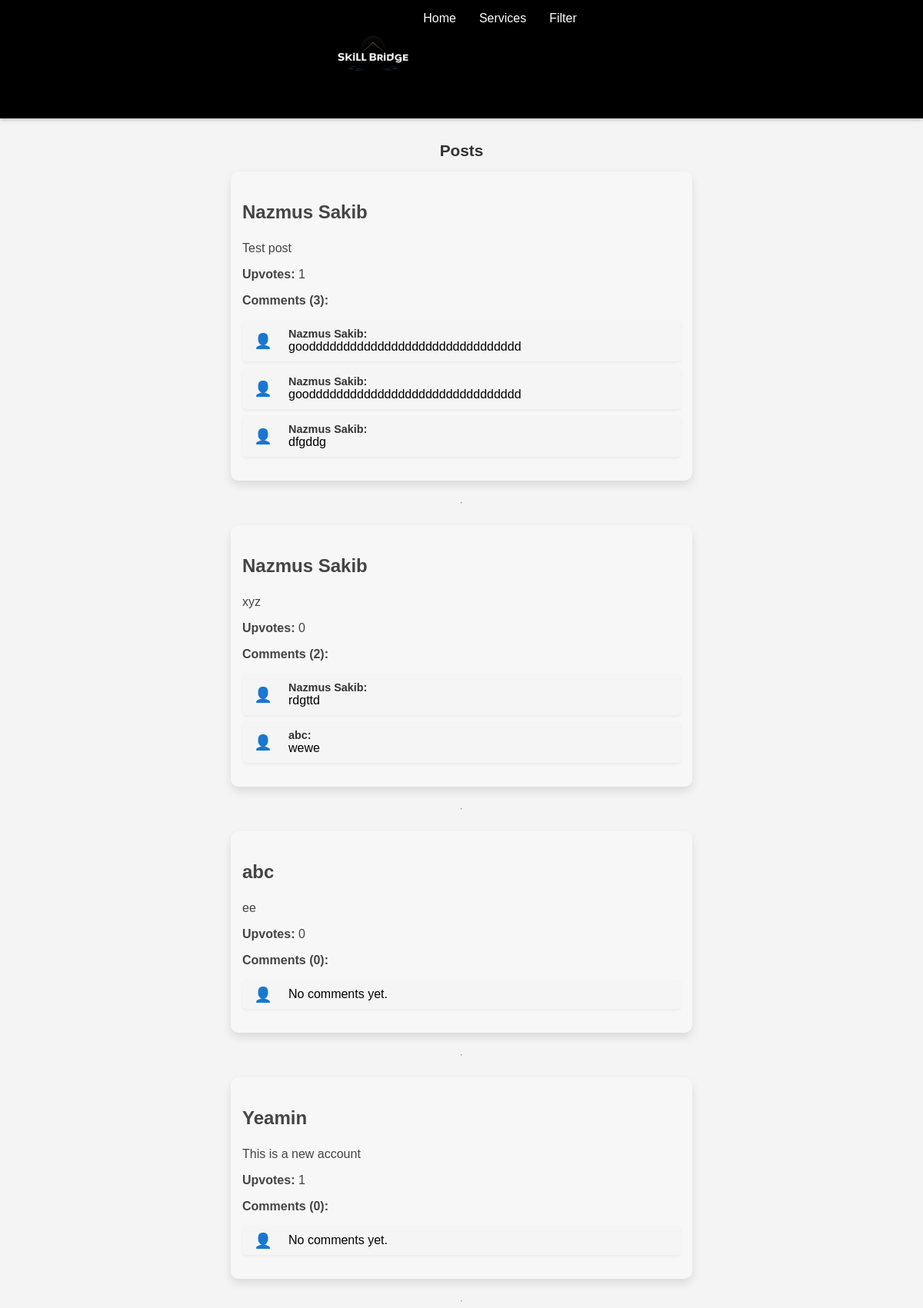
Before: /community/ with the older database file.
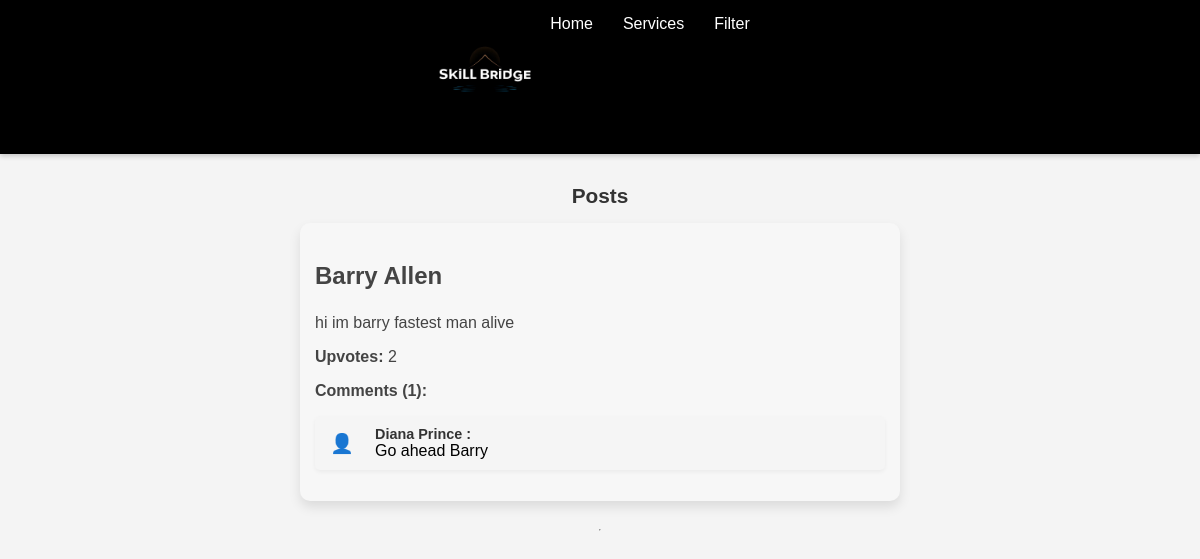
After: the same page with the newer database file.
### community/models.py (models this page shows, shortened)
class Post(models.Model):
    user = models.ForeignKey(User, on_delete=models.CASCADE)
    post = models.TextField()
    num_comments = models.IntegerField(default=0)
    num_upvotes = models.IntegerField(default=0)

class Comment(models.Model):
    user = models.ForeignKey(User, on_delete=models.CASCADE)
    post = models.ForeignKey(Post, on_delete=models.CASCADE, related_name='comments')
    comment = models.TextField()

### community/views.py (the view, shortened to what this page needs)
# urls.py: path('community/', views.posts_with_comments, name='community'),
def posts_with_comments(request):
    posts = Post.objects.all().prefetch_related('comments')
    upvoted_posts = set()
    context = {
        'posts': posts,
        'upvoted_posts': upvoted_posts,
        'comment_form': CommentForm() if request.user.is_authenticated else None,
    }
    return render(request, 'community.html', context)

### templates/community.html (shortened to what this page needs)
{% load static %}
<!DOCTYPE html>
<html lang="en">
<head>
</head>
<body>
    <nav>
        <div class="header">
            <img src="{% static 'media/mainlogo.jpg' %}" alt="SKILL Logo">
        </div>
        <ul>
            <li><a href="{% url 'index' %}">Home</a></li>
            <li><a href="{% url 'services_page' %}">Services</a></li>
            <li><a href="{% url 'filter_skills' %}">Filter</a></li>
        </ul>
    </nav>
    <div class="posts-section">
        <h2>Posts</h2>
        <div class="posts-grid">
        {% for post in posts %}
        <div class="post-card">
            <h3>{{ post.user.username }}</h3>
            <p>{{ post.post }}</p>
            <p><strong>Upvotes:</strong> <span id="upvotes-{{ post.id }}">{{ post.num_upvotes }}</span></p>
            <p><strong>Comments ({{ post.num_comments }}):</strong></p>
            <ul class="comment-list">
                {% for comment in post.comments.all %}
                    <li><strong>{{ comment.user.username }}:</strong> {{ comment.comment }}</li>
                {% empty %}
                    <li>No comments yet.</li>
                {% endfor %}
            </ul>
        </div>
        <hr>
        {% endfor %}
        </div>
    </div>
</body>
</html>

### templates/community.html (style rules this page uses)
body { font-family: 'Montserrat', sans-serif; margin: 0; padding: 0; background-color: #f4f4f4; overflow-x: hidden; }
.header { background-color: #000000; padding: 10px 0; color: white; }
nav { background-color: #000000; padding: 15px 30px; box-shadow: 0px 2px 5px rgba(0, 0, 0, 0.2); display: flex; justify-content: center; position: sticky; top: 0; z-index: 10; }
nav ul { list-style: none; display: flex; margin: 0; padding: 0; }
nav ul li a { text-decoration: none; color: #ffffff; padding: 10px 15px; font-size: 16px; font-weight: 500; position: relative; transition: color 0.3s; }
nav ul li a::after { content: ''; position: absolute; left: 0; bottom: 0; width: 0; height: 2px; background-color: #f4a261; transition: width 0.3s; }
.header img { height: 100px; width: 100px; }
.posts-section { margin-top: 30px; text-align: center; }
.posts-section h2 { font-size: 1.3rem; font-weight: bold; margin-bottom: 15px; color: #333; }
.posts-grid { display: grid; grid-template-columns: 1fr; gap: 20px; max-width: 600px; margin: 0 auto; }
.post-card { background-color: #f7f7f7; border-radius: 10px; padding: 15px; text-align:justify; box-shadow: 0 6px 12px rgba(0, 0, 0, 0.1); }
.post-card h3 { font-size: 1.5em; color: #444; }
.post-card p { margin-top: 5px; font-size: 1rem; color: #444; }
.comment-list { list-style-type: none; padding: 0; margin-top: 10px; }
.comment-list li { background-color: #f5f5f5; padding: 10px; border-radius: 5px; margin-bottom: 8px; box-shadow: 0 2px 4px rgba(0, 0, 0, 0.05); position: relative; padding-left: 60px; }
.comment-list li strong { color: #333; font-size: 0.9em; display: block; font-weight: 600; }
.comment-list li:before { content: '👤'; position: absolute; left: 15px; top: 50%; transform: translateY(-50%); font-size: 1.2em; color: #888; }

Changed rows visible on the page:
removed Post: user.username "Nazmus Sakib", post "Test post", num_upvotes "1", num_comments "3"
removed Comment: user.username "Nazmus Sakib", comment "gooddddddddddddddddddddddddddddddd"
removed Comment: user.username "Nazmus Sakib", comment "gooddddddddddddddddddddddddddddddd"
removed Comment: user.username "Nazmus Sakib", comment "dfgddg"
removed Post: user.username "Nazmus Sakib", post "xyz", num_upvotes "0", num_comments "2"
removed Comment: user.username "Nazmus Sakib", comment "rdgttd"
removed Comment: user.username "abc", comment "wewe", shown under "Nazmus Sakib"
removed Post: user.username "abc", post "ee", num_upvotes "0", num_comments "0"
removed Post: user.username "Yeamin", post "This is a new account", num_upvotes "1", num_comments "0"
added Post: user.username "Barry Allen", post "hi im barry fastest man alive", num_upvotes "2", num_comments "1"
added Comment: user.username "Diana Prince", comment "Go ahead Barry", shown under "Barry Allen"
